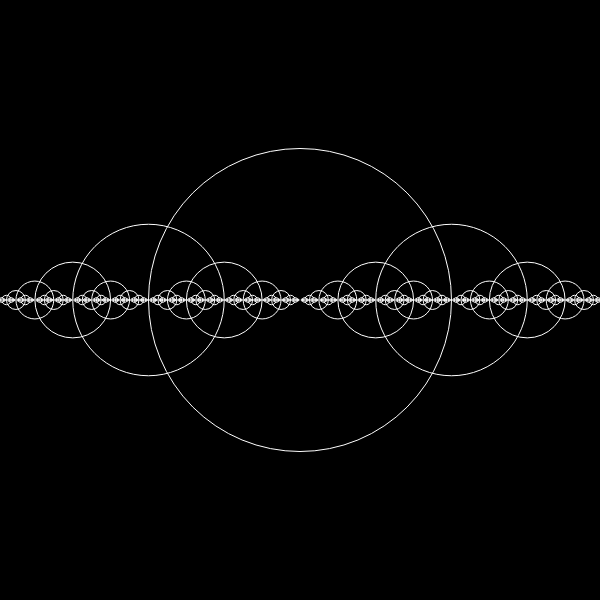
Frame 1 (no input)
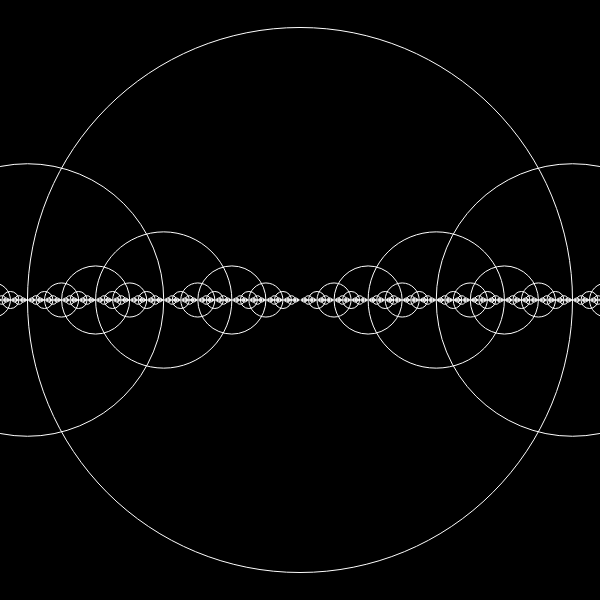
Frame 60 (no input)
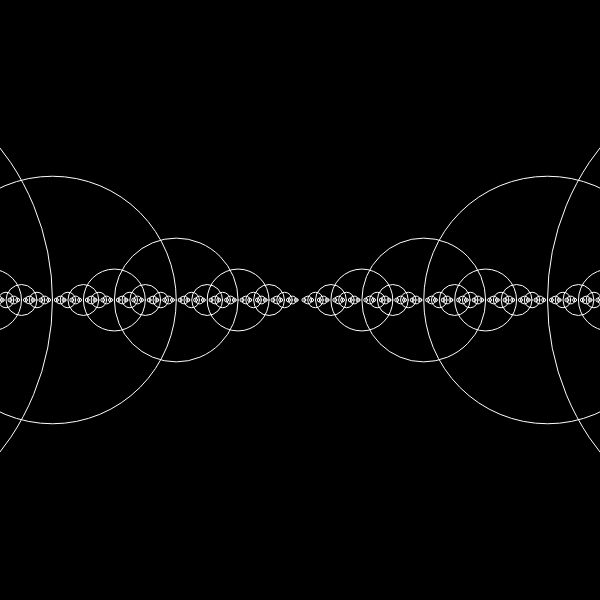
Frame 120 (the mouse pressed at the canvas centre since frame 60)

The p5.js sketch that drew these frames (run headless with seeded random() and noise() and a simulated clock; from frame 60 on, the mouse is pressed at the canvas centre):

// p5.js sketch
// ── sketch.js
function setup()
{
  createCanvas(600, 600);
}

let loopStart = 1185;
let loopEnd = 4740;
let d = 300;

function draw()
{
  background(0);
  noFill();
  stroke(255);
  d *= 1.01;
  if (d > loopEnd)
  {
    d = loopStart;
  }
  drawEllipse(300, 300, d);
}

function drawEllipse(x, y, d)
{
  if (d > 2)
  {
    ellipse(x, y, d);
    drawEllipse(x + d / 2, y, d / 2);
    drawEllipse(x - d / 2, y, d / 2);
  }
}
